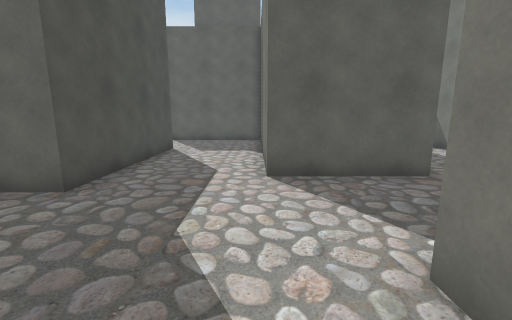
View 1 (above)

24 first-person views from a walk through a Unity game level. The camera is 1.4 m above the floor, tilts 10° down and sees 90° across. The floor is counted in squares, 1 m on a side. Each view is taken from the middle of a square. On the plan, view 1 faces up. The plan holds only what a view shows up to about 13 squares ahead; the rest is blank. The place goes on beyond the plan. The player character is not drawn.

View 2
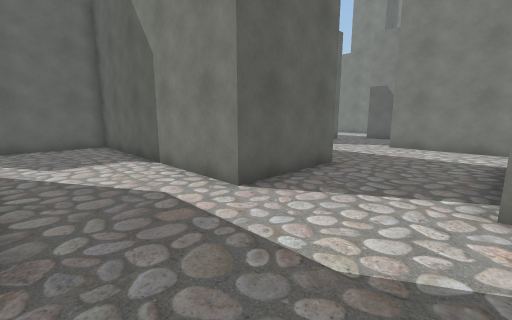

View 3
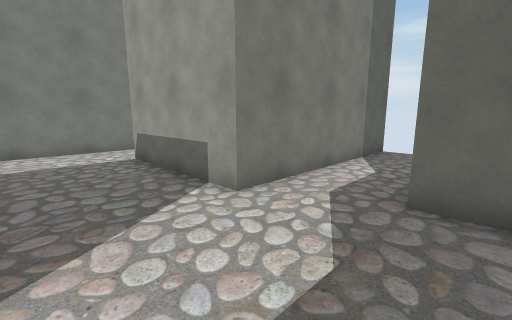

View 4
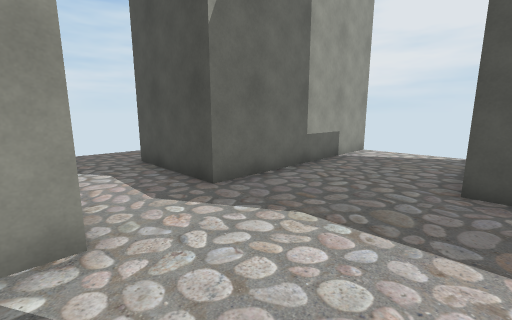

View 5
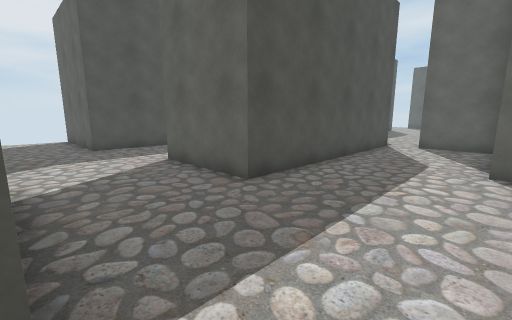

View 6
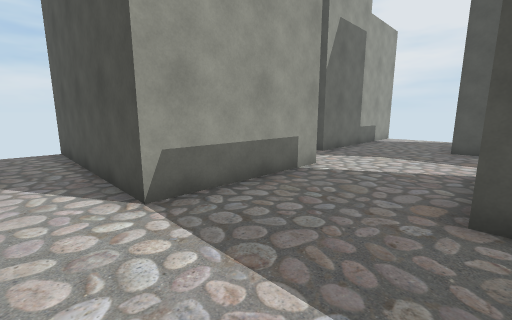

View 7
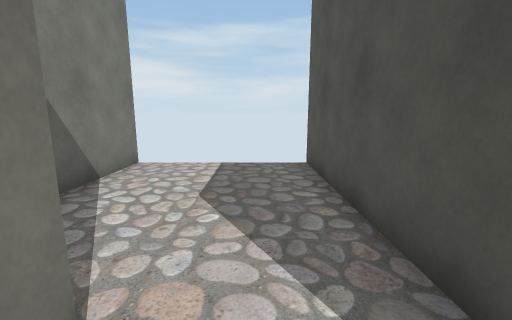

View 8
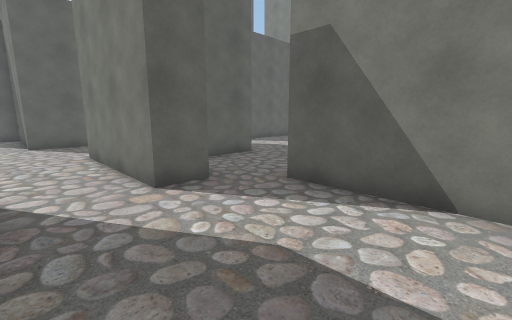

View 9
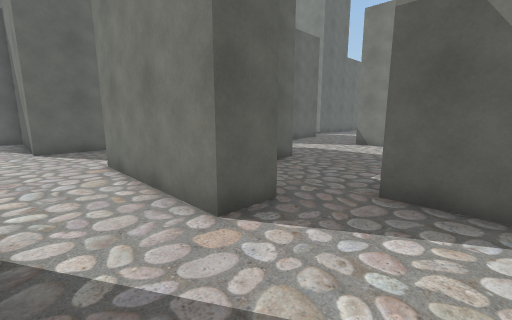

View 10
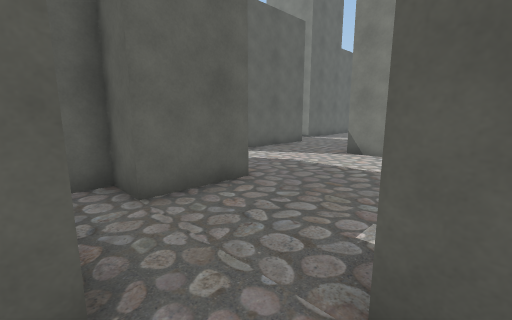

View 11
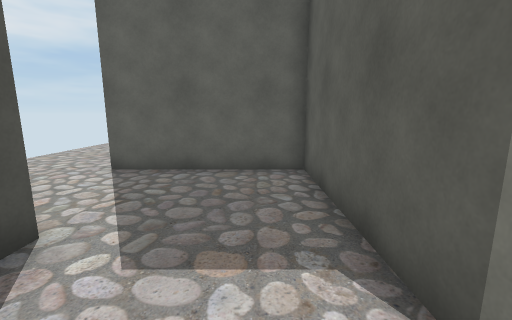

View 12
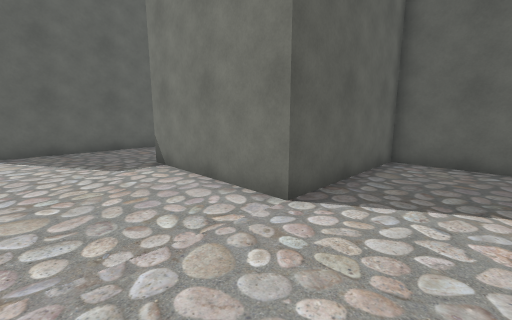

View 13
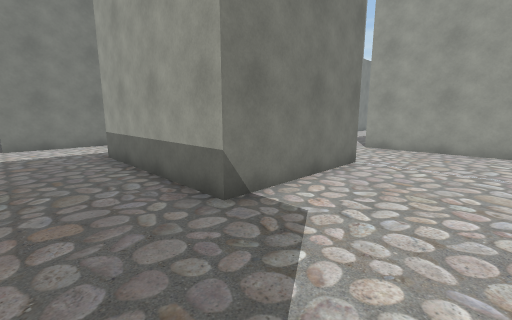

View 14
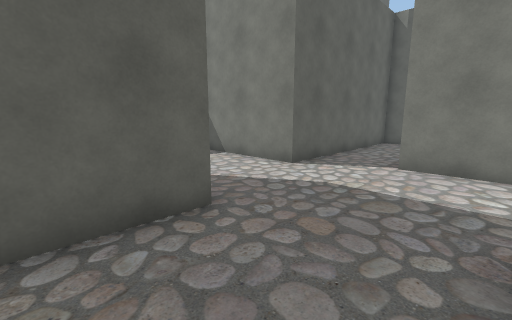

View 15
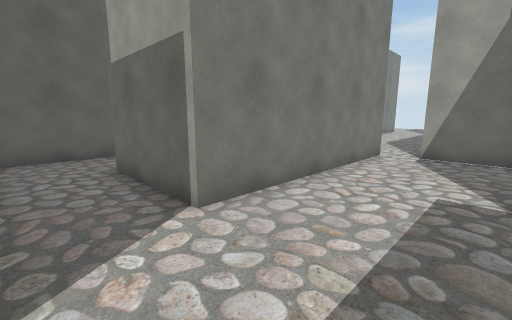

View 16
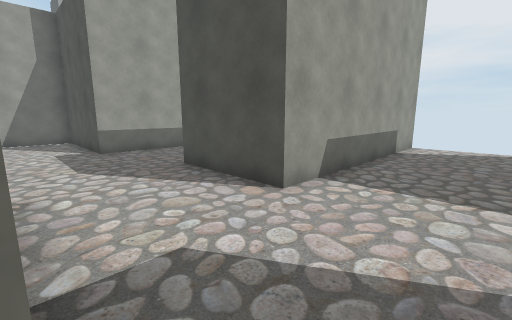

View 17
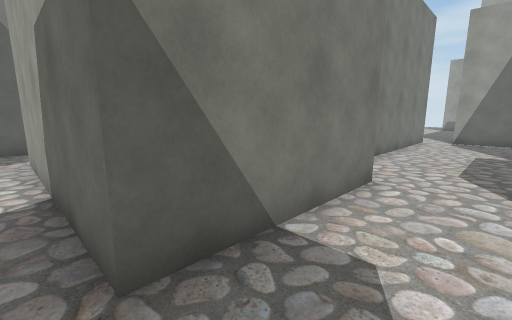

View 18
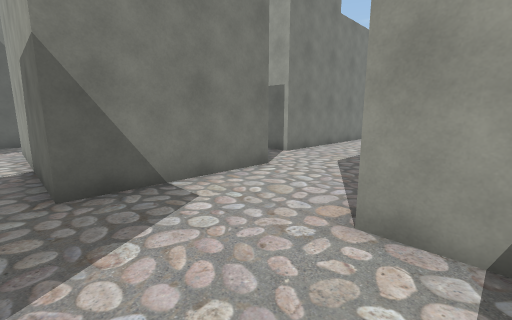

View 19
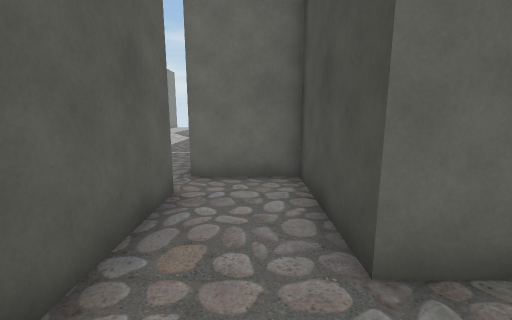

View 20
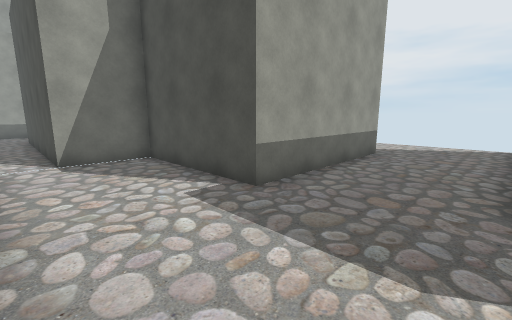

View 21
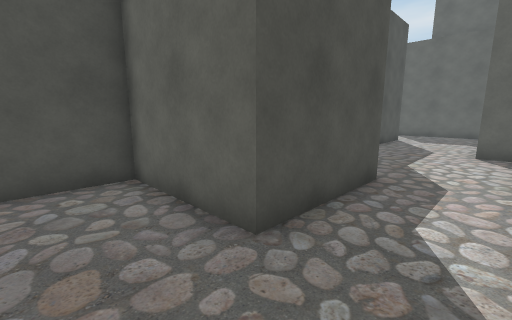

View 22
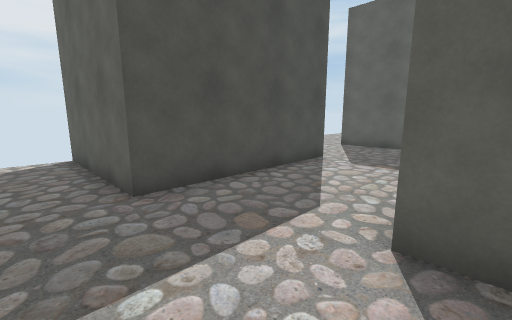

View 23
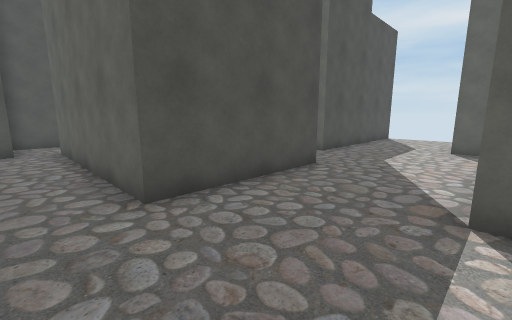

View 24
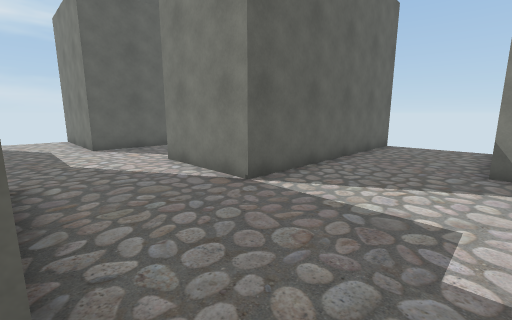

### Floor plan
Points are (right, up) in squares from view 1. A wall is a line through its corners. A room is listed if a view was taken in it or the views show most of it. See-through windows are left out.
Room 1 (views 1, 2, 3, 4, 6, 11, 12, 13, 14, 15, 17, 18, 19, 20, 21, 22)
walls: (0.3, 14.5) (-4.8, 14.5) (-4.8, 19.5) (1.5, 19.5) (1.5, 14.5) (4, 14.5) (4, 5.8) (0.3, 5.8) (0.3, 14.5); (-8.1, 10.7) (-3.5, 10.7) (-3.5, 4.5) (-8.5, 4.5); (10, 9.5) (7.8, 9.5) (7.8, 14.5) (5.2, 14.5) (5.2, 22) (9, 22) (9, 18.3) (11.5, 18.3); (11.5, 19.5) (11.5, 24.5) (4, 24.5) (4, 29.5); (-8.5, 27) (0.2, 27) (0.2, 23.2) (-8.1, 23.2); (-8.6, 0.8) (-1, 0.8) (-1, -3) (-4.7, -3) (-4.7, -5.1); (9, 2.4) (9, 5.8); (1.5, -5.6) (1.5, 2) (6.5, 2)
ways out: opening at (7.5, 1.5) to room 2; opening at (3, 30) to room 3; opening at (11, 19) to room 4
Room 2 (views 5, 7, 8, 9, 10)
walls: (10.4, 0.7) (9, 0.7) (9, 2.4); (11.5, -5.5) (11.5, -0.5); (6.5, 2) (6.5, -5.5)
ways out: opening at (7.5, 1.5) to room 1; opening at (11.5, 0.5)
Room 3 (views 16, 23)
walls: (19, 24.6) (19, 19.5); (24.6, 29.5) (21.5, 29.5) (21.5, 30.5); (17.8, 30.5) (17.8, 27) (17.4, 27); (14, 29.2) (14, 30.1); (31.6, 22) (22.8, 22) (22.8, 25.8); (4, 29.5) (11.5, 29.5)
ways out: opening at (3, 30) to room 1; opening at (18.5, 18.5) to room 4
Room 4 (view 24)
walls: (11.5, 18.3) (11.5, 17.9); (19, 19.5) (11.5, 19.5)
ways out: opening at (11, 19) to room 1; opening at (18.5, 18.5) to room 3

Positions as (right, up) in squares from view 1, and headings:
1: (0, 0), facing up
2: (-3, 2), facing up-right
3: (-2, 5), facing down-right
4: (2, 5), facing down-left
5: (8, 2), facing up-left
6: (8, 6), facing down-left
7: (8, 2), facing down
8: (7, -4), facing up-right
9: (7, -2), facing up-right
10: (10, -1), facing up-right
11: (-1, 8), facing up
12: (-8, 12), facing up-right
13: (-8, 22), facing down-right
14: (-2, 20), facing up-right
15: (2, 24), facing down-right
16: (4, 30), facing down-left
17: (2, 30), facing down-right
18: (-1, 30), facing down-right
19: (10, 24), facing down
20: (5, 23), facing down-left
21: (1, -5), facing up-left
22: (1, 3), facing up-left
23: (23, 18), facing up-left
24: (19, 18), facing up-right
